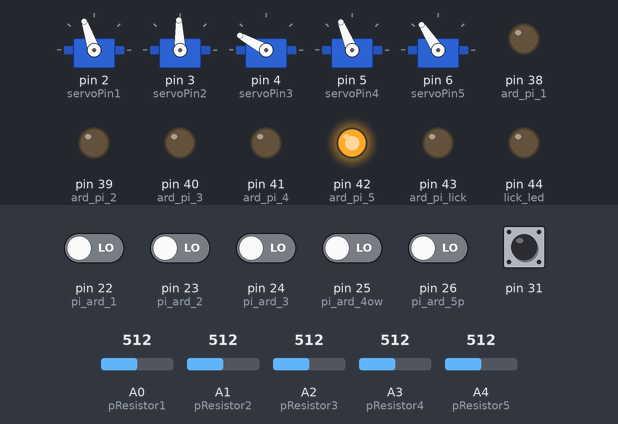
This sketch was run on a simulated Arduino Mega 2560, built with avr-gcc and run on an emulated ATmega2560. On the bench: 5 × servo, output pins drawn as LEDs (lit = HIGH). Inputs (shaded band) come from the test bench; at power-on: pin 31 HIGH, pin 22 (pi_ard_1), pin 23 (pi_ard_2), pin 24 (pi_ard_3), pin 25 (pi_ard_4ow), pin 26 (pi_ard_5p) LOW, A0 (pResistor1) = 512, A1 (pResistor2) = 512, A2 (pResistor3) = 512, A3 (pResistor4) = 512, A4 (pResistor5) = 512. What the sketch prints to the serial monitor is not drawn.

Above: at 5.5 s.
5.6 s: A0 (pResistor1) set to 375
7.8 s: A0 (pResistor1) set to 349
At 8.3 s:
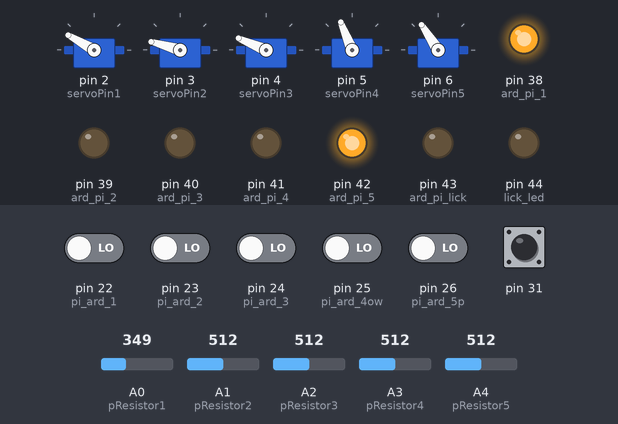
9.3 s: pin 22 (pi_ard_1) driven HIGH
At 10.7 s:
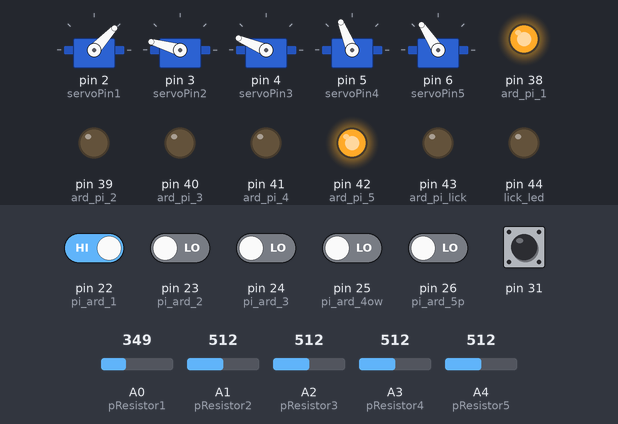
11.8 s: pin 24 (pi_ard_3) driven HIGH
At 13.0 s:
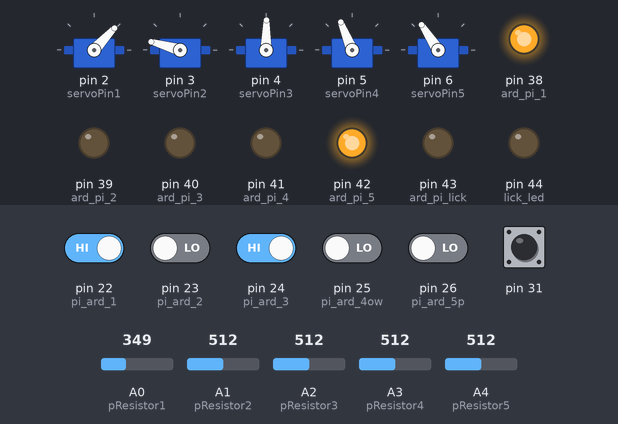
13.9 s: A1 (pResistor2) set to 372
15.4 s: A1 (pResistor2) set to 345
At 16.6 s:
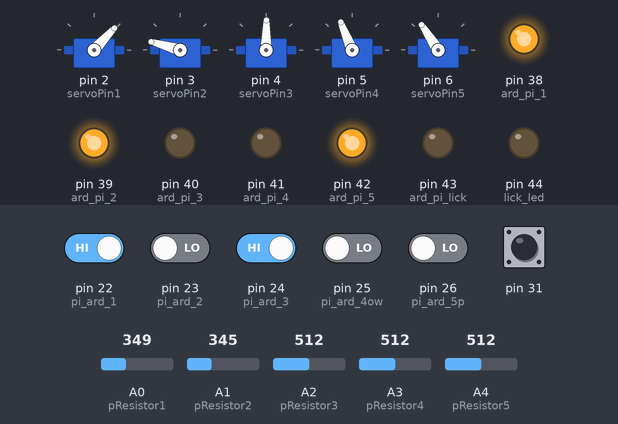
Timing chart, 0 to 17.9 s (numbered marks = the images above; inputs shaded):
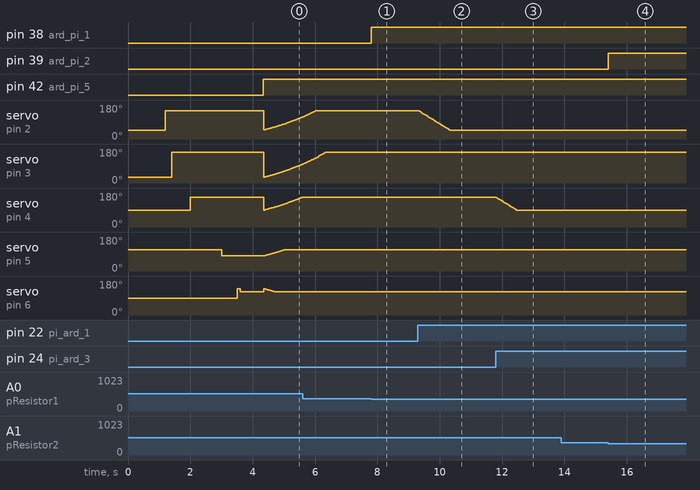

The sketch:

Tmaze_ard_2022Jan_licking_ok.ino
```cpp
#include<Servo.h>
Servo servo1;     // Servo 1 = door1
#include<Servo.h>
Servo servo2;     // Servo 2 = door2
#include<Servo.h>
Servo servo3;     // Servo 3 = door3
#include<Servo.h>
Servo servo4;     // Servo 4 = running-wheel brake
#include<Servo.h>
Servo servo5;     // Servo 5 = food pod
#include <CapacitiveSensor.h>
CapacitiveSensor   cs_30_31 = CapacitiveSensor(30,31);       // 10M resistor between pins 30 & 31, pin 31 is sensor pin,
                                                        //add a wire and or foil if desired
//Constants
const int slowness = 3;   //slowness factor, ms wait between 1deg movements, change to set speed
//beam breaks
const int pResistor1 = A0;//BB1
const int pResistor2 = A1;//BB2
const int pResistor3 = A2;//BB3 choice running wheel
const int pResistor4 = A3;//BB4 choice food pod
const int pResistor5 = A4;//BB5 return safety
//servo control
const int servoPin1 = 2;// door servos 1-3
const int servoPin2 = 3;
const int servoPin3 = 4;
const int servoPin4 = 5;// brake servo in running wheel
const int servoPin5 = 6;// surprise pod servo
//outputs to Pi
const int ard_pi_1 = 38;//reports BB1low to Pi
const int ard_pi_2 = 39;//reports BB2low to Pi
const int ard_pi_3 = 40;//reports BB3low to Pi
const int ard_pi_4 = 41;//reports BB4low to Pi
const int ard_pi_5 = 42;//reports BB5high to Pi
const int ard_pi_lick = 43;//reports capacitive sensor to Pi
const int lick_led = 44;//reports capacitive sensor to user
//door angles
const int CLOSE_DOOR1 = 150;//150;//Angle of 150 degrees -> door is closed
const int OPEN_DOOR1 = 47;//Angle of 47 degrees -> door is opened
const int HELP_DOOR1 = 60;//help on close so it does not get stuck
const int CLOSE_DOOR2 = 164;//155;//Angle of 155 degrees -> door is closed
const int OPEN_DOOR2 = 30;// 40
const int CLOSE_DOOR3 = 157;//Angle of 159 degrees -> middle passage is closed
const int OPEN_DOOR3 = 89;// 87
const int RELEASE_WHEEL = 80;//Angle of 39 degrees -> WHEEL is free
const int BRAKE_WHEEL = 112;//20 CLAMPED
const int SHOW_FOOD = 140;//Angle of 170 degrees -> FOOD IN CENTER
const int HIDE_FOOD = 123;//123 HIDDEN
const int FOOD_SPEED = 20;//delay for moving 1deg; higher is slower
//motor inputs from Pi
const int pi_ard_1 = 22;//open door1
const int pi_ard_2 = 23;//open door2
const int pi_ard_3 = 24;//open door3
const int pi_ard_4ow = 25;//open wheel
const int pi_ard_5p = 26;//present pod

//Variables
int photo_value1;//Store value from photoresistor (0-1023)
int INIT_READ1;//Store initial value from photoresistor
int photo_value2;//Store value from photoresistor (0-1023)
int INIT_READ2;
int photo_value3;//Store value from photoresistor (0-1023)
int INIT_READ3;
int photo_value4;//Store value from photoresistor (0-1023)
int INIT_READ4;
int photo_value5;//Store value from photoresistor (0-1023)
int INIT_READ5;
int pos1_current = OPEN_DOOR1; //initial position variables for servos
int pos1_target = OPEN_DOOR1;
int pos2_current = OPEN_DOOR2; //initial position variables for servos
int pos2_target = OPEN_DOOR2;
int pos3_current = OPEN_DOOR3; //initial position variables for servos
int pos3_target = OPEN_DOOR3;
int pos4_current = RELEASE_WHEEL; //initial position variables for servos
int pos4_target = RELEASE_WHEEL;
int pos5_current = SHOW_FOOD; //initial position variables for servos
int pos5_target = SHOW_FOOD;
long start = millis();
//Capacitive sensor
int cs_thresh;//look at serial monitor during testing to find a value
int var;
int cs1;

void setup()
{
  cs_30_31.set_CS_AutocaL_Millis(0xFFFFFFFF);     // turn off autocalibrate on channel 1 - just as an example
  Serial.begin(9600);//setup serial
  pinMode(pResistor1, INPUT);//Set pResistor - A0 pin as an input
  pinMode(pResistor2, INPUT);
  pinMode(pResistor3, INPUT);
  pinMode(pResistor4, INPUT);
  pinMode(pResistor5, INPUT);
  pinMode(ard_pi_1, OUTPUT);//output reports to Pi
  pinMode(ard_pi_2, OUTPUT);
  pinMode(ard_pi_3, OUTPUT);
  pinMode(ard_pi_4, OUTPUT);
  pinMode(ard_pi_5, OUTPUT);
  pinMode(ard_pi_lick, OUTPUT);
  pinMode(lick_led, OUTPUT);
  pinMode(pi_ard_1, INPUT);//input commands from Pi
  pinMode(pi_ard_2, INPUT);
  pinMode(pi_ard_3, INPUT);

  servo1.attach(servoPin1);
  servo1.write(OPEN_DOOR1);
  delay(1000);
  INIT_READ5 = analogRead(pResistor5);//calibrate top side detector when door1 open
  delay(200);
  servo1.write(CLOSE_DOOR1);
  delay(100);
//  servo1.write(HELP_DOOR1);//unstick door1
//  delay(100);
//  servo1.write(CLOSE_DOOR1);//close
//  delay(100);
  servo2.attach(servoPin2);
  servo2.write(OPEN_DOOR2);
  delay(100);
  servo2.write(CLOSE_DOOR2);
  delay(100);
  servo3.attach(servoPin3);
  servo3.write(OPEN_DOOR3);
  delay(500);
  servo3.write(CLOSE_DOOR3);
  servo4.attach(servoPin4);
  servo4.write(BRAKE_WHEEL);
  delay(1000);
  servo4.write(RELEASE_WHEEL);
  delay(500);
  servo5.attach(servoPin5);
  servo5.write(SHOW_FOOD);
  delay(100);
  servo5.write(HIDE_FOOD);
  delay(100);

  digitalWrite(ard_pi_1, LOW);//communication to Pi
  digitalWrite(ard_pi_2, LOW);
  digitalWrite(ard_pi_3, LOW);
  digitalWrite(ard_pi_4, LOW);
  digitalWrite(ard_pi_5, LOW);
  digitalWrite(ard_pi_lick, LOW);

  INIT_READ1 = analogRead(pResistor1); // calibrate beam-breaks
  INIT_READ2 = analogRead(pResistor2);
  INIT_READ3 = analogRead(pResistor3);
  INIT_READ4 = analogRead(pResistor4);
  //collect lick sensor bsl
  delay(500);
  var = 0;
  cs_thresh=0;
  while (var < 5)
  {
    cs_thresh =  cs_thresh+cs_30_31.capacitiveSensor(30);
    var++;
  }
  cs_thresh=(cs_thresh/5)+200;
  delay(100);
  //Serial.print("cs_threshold   ");  //show value for trouble shooting if serial monitor is on
  //Serial.println(cs_thresh);

  //cs_30_31.capacitiveSensor(30);

  Serial.print("INIT_READ1 ");  //show beam break values for trouble shooting if serial monitor is on
  Serial.println(INIT_READ1);
  Serial.print("INIT_READ2 ");
  Serial.println(INIT_READ2);
  Serial.print("INIT_READ3 ");
  Serial.println(INIT_READ3);
  Serial.print("INIT_READ4 ");
  Serial.println(INIT_READ4);
  Serial.print("INIT_READ5 ");
  Serial.println(INIT_READ5);


}

void loop()
{
    //Serial.print(millis() - start);
    start = millis();
    var = 0;
    cs1=0;
    while (var < 2)
    {
      cs1 =  cs1+cs_30_31.capacitiveSensor(30);
      var++;
    }
    cs1 = (cs1/2);
    //Serial.print("cs1   ");  //show value for trouble shooting if serial monitor is on
    //Serial.println(cs1);
    //Serial.print("\t");                    // tab character for debug windown spacing
    //Serial.println(cs1);
    photo_value1 = analogRead(pResistor1); //read beam breaks
    photo_value2 = analogRead(pResistor2);
    photo_value3 = analogRead(pResistor3);
    photo_value4 = analogRead(pResistor4);
    photo_value5 = analogRead(pResistor5);
    // Serial.print("photo_value1 ");
    // Serial.print("photo_value1 ");
    // Serial.println(photo_value1);
    // Serial.print("photo_value2 ");
    // Serial.println(photo_value2);
    // Serial.print("photo_value3 ");
    // Serial.println(photo_value3);
    // Serial.print("photo_value4 ");
    // Serial.println(photo_value4);
    // Serial.print("photo_value5 ");
    // Serial.println(photo_value5);

    //output to Pi
    if (photo_value1<INIT_READ1*0.7) //BB1
    {
        digitalWrite(ard_pi_1, HIGH);
    }
    else
    {
        digitalWrite(ard_pi_1, LOW);
    }

    if (photo_value2<INIT_READ2*0.7) //BB2
    {
        digitalWrite(ard_pi_2, HIGH);
    }
    else
    {
        digitalWrite(ard_pi_2, LOW);
    }

    if (photo_value3<INIT_READ3*0.7) //BB3
    {
        digitalWrite(ard_pi_3, HIGH);
    }
    else
    {
        digitalWrite(ard_pi_3, LOW);
    }

    if (photo_value4<INIT_READ4*0.7) //BB4
    {
        digitalWrite(ard_pi_4, HIGH);
    }
    else
    {
        digitalWrite(ard_pi_4, LOW);
    }

    if (photo_value5<INIT_READ5*0.8) //BB5safety
    {
        digitalWrite(ard_pi_5, LOW);
    }
    else
    {
        digitalWrite(ard_pi_5, HIGH);
    }

    if (cs1<cs_thresh) //capacitive sensor
    {
        digitalWrite(ard_pi_lick, LOW);
        digitalWrite(lick_led, LOW);
    }
    else
    {
        digitalWrite(ard_pi_lick, HIGH);
        digitalWrite(lick_led, HIGH);
    }

    //new servo if loops
    if (pos1_current<pos1_target) //SERVO 1
    {
        pos1_current=pos1_current+1;
        servo1.write(pos1_current);
        delay(slowness);
    }
    if (pos1_current>pos1_target)
    {
        pos1_current=pos1_current-1;
        servo1.write(pos1_current);
        delay(slowness);
    }

    if (pos2_current<pos2_target) //SERVO 2
    {
        pos2_current=pos2_current+1;
        servo2.write(pos2_current);
        delay(slowness);
    }
    if (pos2_current>pos2_target)
    {
        pos2_current=pos2_current-1;
        servo2.write(pos2_current);
        delay(slowness);
    }

    if (pos3_current<pos3_target) //SERVO 3
    {
        pos3_current=pos3_current+1;
        servo3.write(pos3_current);
        delay(slowness);
    }
    if (pos3_current>pos3_target)
    {
        pos3_current=pos3_current-1;
        servo3.write(pos3_current);
        delay(slowness);
    }

    if (pos4_current<pos4_target) //SERVO 4
    {
        pos4_current=pos4_current+1;
        servo4.write(pos4_current);
        delay(slowness);
    }
    if (pos4_current>pos4_target)
    {
        pos4_current=pos4_current-1;
        servo4.write(pos4_current);
        delay(slowness);
    }

    if (pos5_current<pos5_target) //SERVO 5
    {
        pos5_current=pos5_current+1;
        servo5.write(pos5_current);
        delay(slowness);
    }
    if (pos5_current>pos5_target)
    {
        pos5_current=pos5_current-1;
        servo5.write(pos5_current);
        delay(slowness);
    }

    //target commands
    //SERVO 1
    if ((digitalRead(pi_ard_1) == HIGH))
    {
        pos1_target=OPEN_DOOR1;
    }
    else
    {
        pos1_target=CLOSE_DOOR1;
    }
    //SERVO 2
    if ((digitalRead(pi_ard_2) == HIGH))
    {
        pos2_target=OPEN_DOOR2;
    }
    else
    {
        pos2_target=CLOSE_DOOR2;
    }
    //SERVO 3
    if ((digitalRead(pi_ard_3) == HIGH))
    {
        pos3_target=OPEN_DOOR3;
    }
    else
    {
        pos3_target=CLOSE_DOOR3;
    }
    //SERVO 4
    if ((digitalRead(pi_ard_4ow) == HIGH))
    {
        pos4_target=RELEASE_WHEEL;
    }
    else
    {
        pos4_target=BRAKE_WHEEL;
    }
    //SERVO 5
    if ((digitalRead(pi_ard_5p) == HIGH))
    {
        pos5_target=HIDE_FOOD;
    }
    else
    {
        pos5_target=HIDE_FOOD;
    }

}//void loop end
```

Measured:
- the behaviour switches between 359 and 358 on A0 (pResistor1) (found by bisection; images 0 and 1)
- the behaviour switches between 359 and 358 on A1 (pResistor2) (found by bisection; images 3 and 4)
- after the input at 7.8 s, pin 38 (ard_pi_1): LOW → HIGH at once
- after the input at 9.3 s, servo on pin 2 (servoPin1): moves from 150° to 47° over 1.0 s, starting at once
- after the input at 11.8 s, servo on pin 4 (servoPin3): moves from 157° to 89° over 0.66 s, starting at once
- after the input at 13.9 s, every drawn part: stays the same
- after the input at 15.4 s, pin 39 (ard_pi_2): LOW → HIGH at once
- by itself, servo on pin 6 (servoPin5): ramps from 140° to 123° and jumps back, once every 0.86 s
